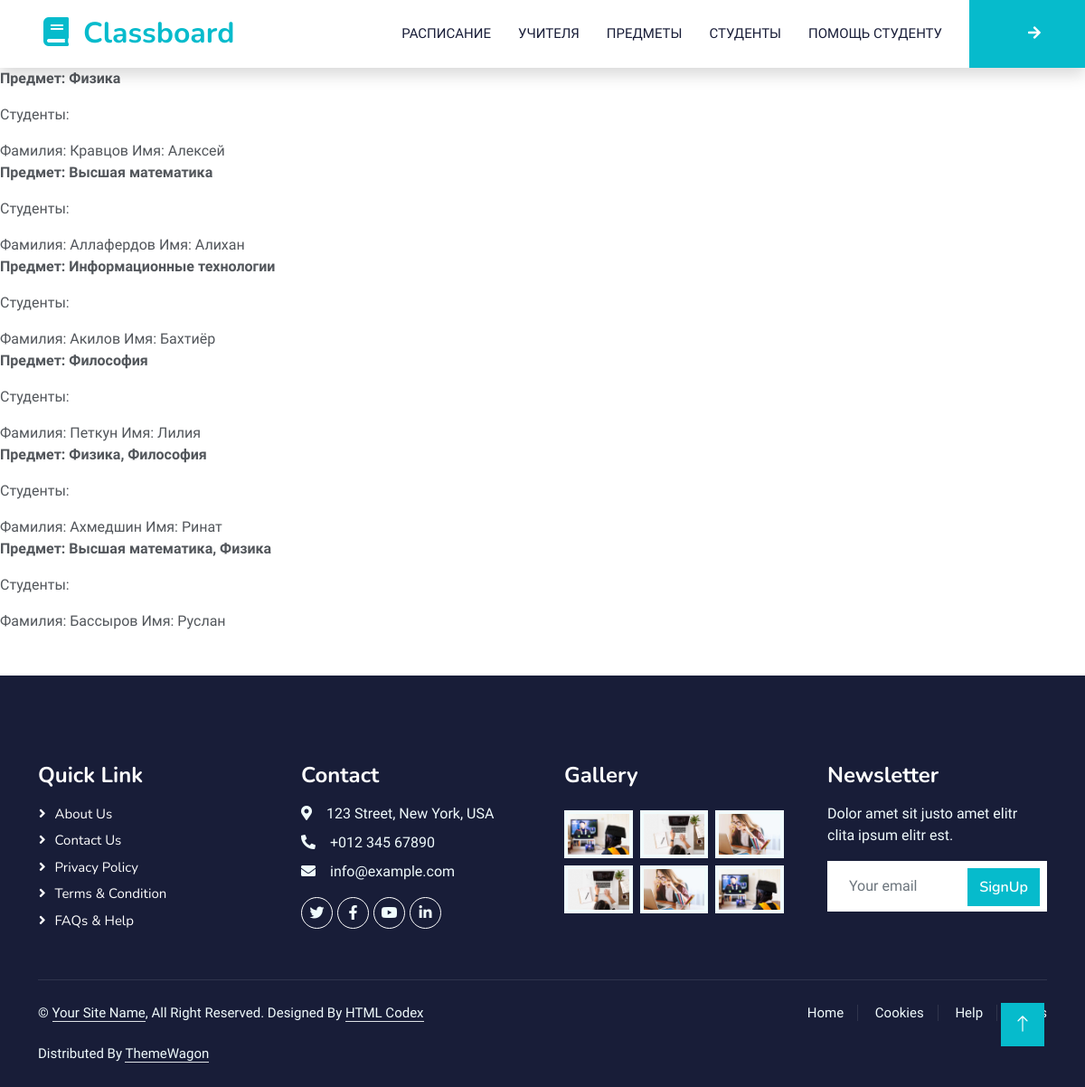
Page /studentshelper/ on the committed database.
### studentshelper_app/models.py (models this page shows, shortened)
class Studentshelper(PersonAbstract):
    subjects = models.TextField(verbose_name='Предмет(ы)')
    class Meta:
        verbose_name = 'Студент'
        verbose_name_plural = 'Студенты'
        ordering = ['first_name', 'last_name', 'subjects']

### studentshelper_app/views.py (the view)
# urls.py: path("", show_studentshelper, name="show_studentshelper"),
def show_studentshelper(request) -> render:
    template_ = 'studentshelper.html'
    subjects = Studentshelper.objects.all()
    context = {
        'subjects': subjects,
    }
    return render(request=request, template_name=template_, context=context)

### studentshelper_app/templates/studentshelper.html (shortened to what this page needs)
{% extends 'layout/base.html' %}
{% block content %}
        {% for subject_item in subjects %}
            <div>
                <p style="font-weight: bold;">Предмет: {{ subject_item.subjects }}</p>
                <p>Студенты:</p>
                    <span>Фамилия: </span>{{ subject_item.last_name }} <span>Имя: </span>{{ subject_item.first_name }}
            </div>
        {% endfor %}
{% endblock %}

### static/css/style.css (style rules this page uses)
:root { --primary: #06BBCC; --light: #F0FBFC; --dark: #181d38; }

### rows in the picture
Studentshelper: subjects "Физика", last_name "Кравцов", first_name "Алексей"
Studentshelper: subjects "Высшая математика", last_name "Аллафердов", first_name "Алихан"
Studentshelper: subjects "Информационные технологии", last_name "Акилов", first_name "Бахтиёр"
Studentshelper: subjects "Философия", last_name "Петкун", first_name "Лилия"
Studentshelper: subjects "Физика, Философия", last_name "Ахмедшин", first_name "Ринат"
Studentshelper: subjects "Высшая математика, Физика", last_name "Бассыров", first_name "Руслан"
